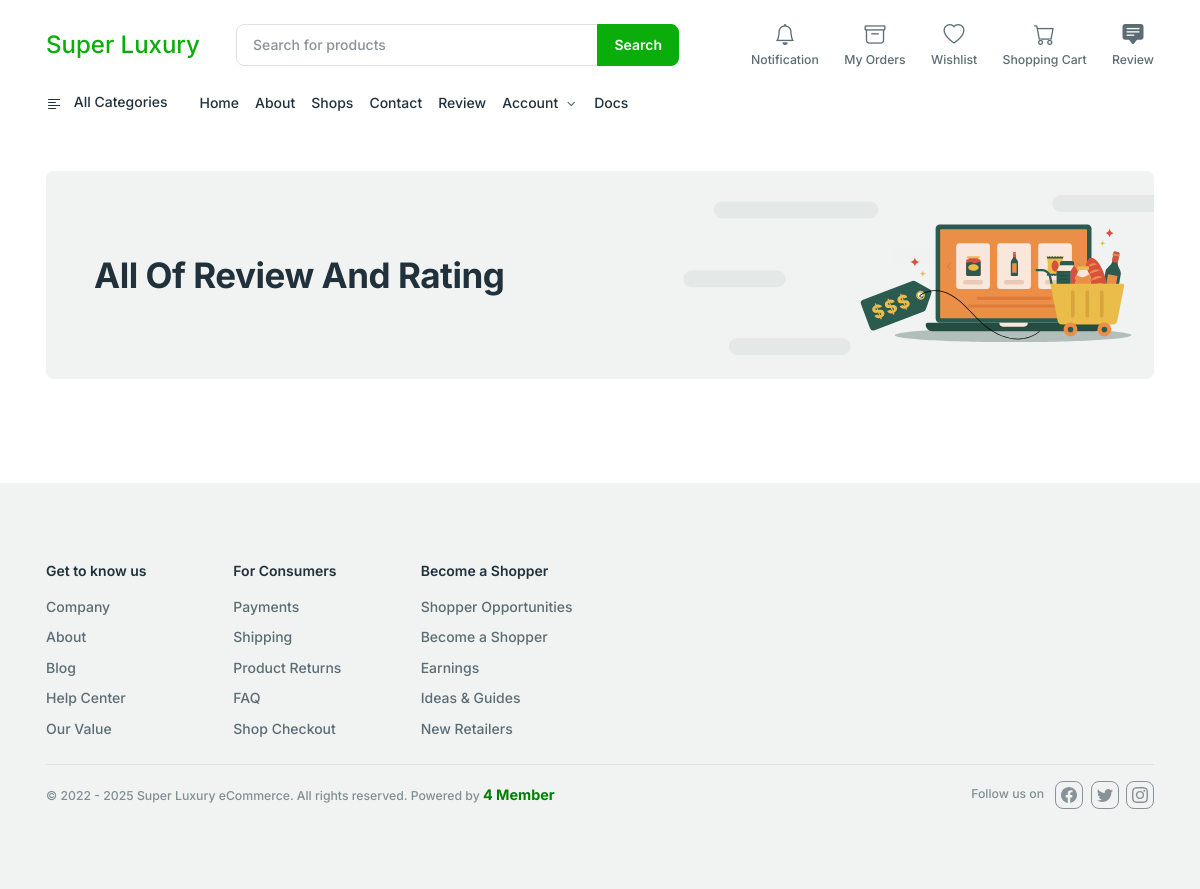
The page /review/ on the database as committed earlier.
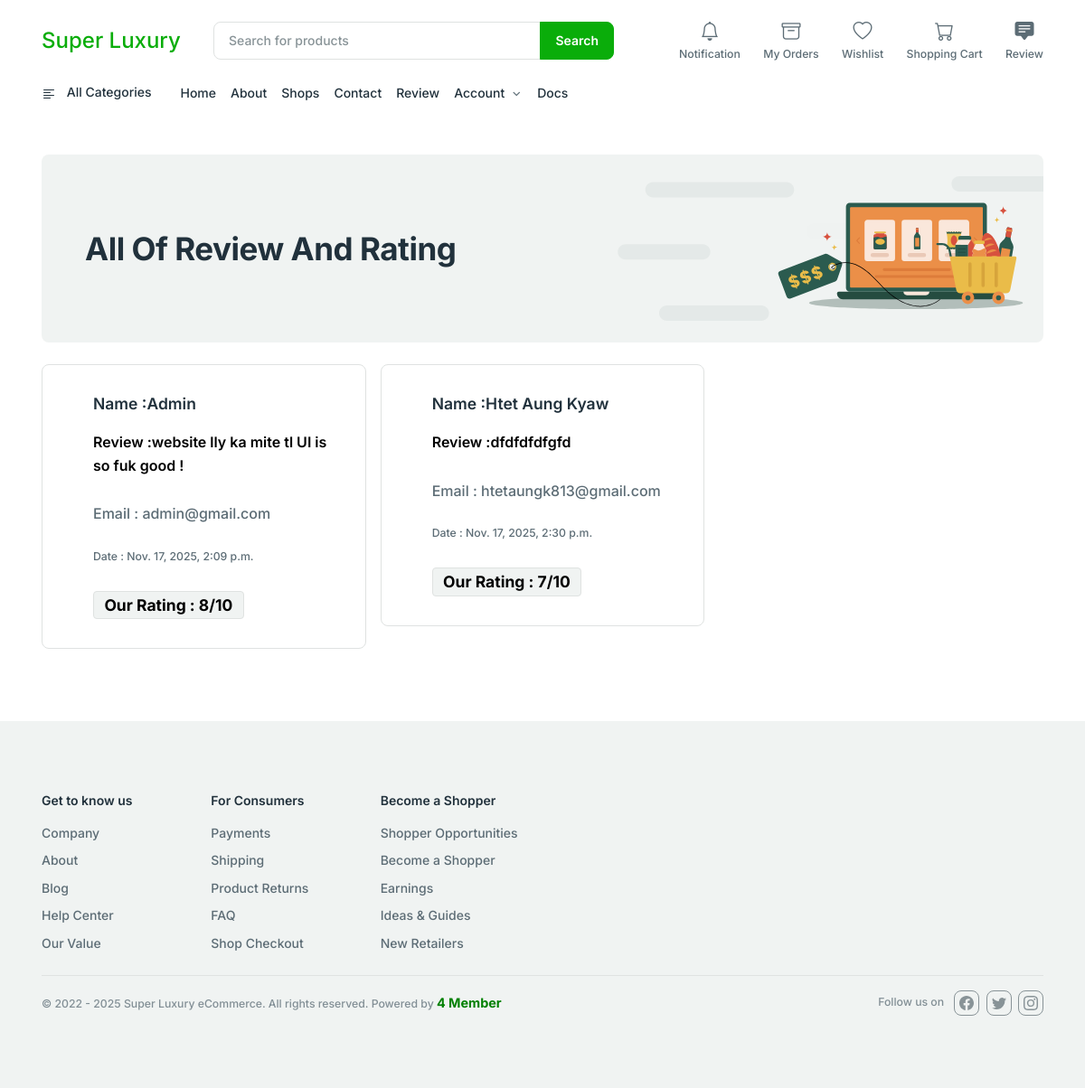
The same page on the database as committed later.
### sneaker_shop/models.py (models this page shows, shortened)
class Review(models.Model):
    username = models.CharField(max_length=100,null=False)
    email = models.EmailField(max_length=100,null=False)
    content_rev = models.TextField(null=False)
    rating = models.CharField(max_length=100,null=False)
    created_at = models.DateTimeField(auto_now_add=True)
    updated_at = models.DateTimeField(auto_now=True)

### sneaker_shop/views.py (the view)
# urls.py: path('review/',views.ReviewPage, name='review'),
def ReviewPage(request):
   reviews = Review.objects.all()
   context = {
      'reviews':reviews
   }
   return render(request,'review.html',context)

### dashboard/context_processors.py (called while the page is built)
def unread_count(request):
    if request.user.is_authenticated:
        count = Notification.objects.filter(user = request.user, is_read = False, is_delete = False).count()
    else:
        count = 0
    return {'unread_count':count}

### sneaker_shop/templates/review.html (shortened to what this page needs)
{% extends 'base.html' %}
{% block content %}
{% include 'navbar.html'%}
<main>
    <section class="mt-8">
        <div class="container">
            <div class="row">
                <div class="col-12">
                    <div class="bg-light d-flex justify-content-between ps-md-10 ps-6 rounded">
                        <div class="d-flex align-items-center">
                            <h1 class="mb-0 fw-bold">All Of Review And Rating</h1>
                        </div>
                        <div class="py-6">
                            <img src="../assets/images/svg-graphics/store-graphics.svg" alt="" class="img-fluid" />
                        </div>
                    </div>
                </div>
            </div>
        </div>
    </section>
    <section class="mt-6 mb-lg-14 mb-8">
        <div class="container">
            <div class="row row-cols-1 row-cols-md-2 row-cols-lg-3 g-4 g-lg-4">
                {% for review in reviews %}
                <div class="col">
                    <div class="card flex-row p-8 card-product">
                        <div class="ms-6">
                            <h5 class="mb-1"><a href="#!" class="text-inherit"> Name :{{review.username}}</a></h5>
                            <div class="small text-muted mt-5">
                                <span style="font-size: 16px;"><p style="font-weight: 600;color: black;">Review :{{review.content_rev}}</p> </span>
                            </div>
                            <div class="py-3 mt-3">
                                <ul class="list-unstyled mb-0 small">
                                    <li style="font-size: 16px;">Email : {{review.email}}</li>
                                </ul>
                            </div>
                            <div class="py-3">
                                <ul class="list-unstyled mb-0 small">
                                    <li>Date : {{review.created_at}}</li>
                                </ul>
                            </div>
                            <div class="mt-4">
                                <div class="badge text-bg-light border fs-5 ">Our Rating : {{review.rating}}/10</div>
                            </div>
                        </div>
                    </div>
                </div>
                {% endfor %}
            </div>
        </div>
    </section>
</main>
{% include 'footer.html' %}
{% endblock %}

### templates/base.html (shortened to what this page needs)
{% load static %}
<!DOCTYPE html>
<html lang="en">
<head>
    <link href="{% static 'libs/tiny-slider/dist/tiny-slider.css' %}" rel="stylesheet" />
    <link href="{% static 'libs/slick-carousel/slick/slick.css' %}" rel="stylesheet" />
    <link href="{% static 'libs/slick-carousel/slick/slick.css' %}" rel="stylesheet" />
    <link href="{% static 'libs/bootstrap-icons/font/bootstrap-icons.min.css' %}" rel="stylesheet" />
    <link href="{% static 'libs/feather-webfont/dist/feather-icons.css'%}" rel="stylesheet" />
    <link href="{% static 'libs/simplebar/dist/simplebar.min.css' %}" rel="stylesheet" />
    <link href="{% static 'libs/tiny-slider/dist/tiny-slider.css' %}" rel="stylesheet" />
    <link href="{% static 'libs/slick-carousel/slick/slick.css'%}" rel="stylesheet" />
    <link href="{% static 'libs/slick-carousel/slick/slick-theme.css'%}" rel="stylesheet" />
    <link href="{% static 'libs/bootstrap-icons/font/bootstrap-icons.min.css'%}" rel="stylesheet" />
    <link href="{% static 'libs/feather-webfont/dist/feather-icons.css'%}" rel="stylesheet" />
    <link href="{%static 'libs/simplebar/dist/simplebar.min.css'%}" rel="stylesheet" />
    <link rel="stylesheet" href="{% static 'css/theme.min.css' %}" />
</head>
<body>
    {% block content %}{% endblock %}
</body>
</html

### templates/navbar.html (shortened to what this page needs)
{% block content %}
<header>
    <div class="container">
        <div class="row align-items-center pt-6 pb-4 mt-4 mt-lg-0">
            <div class="col-xl-2 col-md-3 mb-4 mb-md-0 col-12 text-center text-md-start">
                <a href="/" style="font-size: 1.5rem;">Super Luxury</a>
            </div>
            <div class="col-xxl-6 col-xl-5 col-lg-6 col-md-9">
                <form action="{% url 'search_by'%}" method="GET">
                    <div class="input-group">
                        <input class="form-control" type="search" name="keyword" placeholder="Search for products"
                            aria-label="Recipient's username" aria-describedby="button-addon2" />
                        <button class="btn btn-primary" type="button" id="button-addon2">Search</button>
                    </div>
                </form>
            </div>
            <div class="col-xxl-4 col-xl-5 col-lg-3 d-none d-lg-block">
                <div class="d-flex align-items-center justify-content-between ms-4">
                    <div class="text-center">
                        <div class="ms-6 text-center">
                            <a href="{% url 'user_message' %}" class="text-reset">
                                <div class="lh-1">
                                    <div class="position-relative d-inline-block mb-2">
                                        <i class="bi bi-bell fs-4"></i>
                                    </div>
                                    <p class="mb-0 d-none d-xl-block small">Notification</p>
                                </div>
                            </a>
                        </div>
                    </div>
                    <div class="ms-6 text-center">
                        <a href="{% url 'order_list'%}" class="text-reset">
                            <div class="lh-1">
                                <div class="mb-2">
                                    <i class="bi bi-archive fs-4"></i>
                                </div>
                                <p class="mb-0 d-none d-xl-block small">My Orders</p>
                            </div>
                        </a>
                    </div>
                    <div class="ms-6 text-center">
                        <a href="{% url 'wishlist' %}" class="text-reset">
                            <div class="lh-1">
                                <div class="position-relative d-inline-block mb-2">
                                    <i class="bi bi-heart fs-4"></i>
                                </div>
                                <p class="mb-0 d-none d-xl-block small">Wishlist</p>
                            </div>
                        </a>
                    </div>
                    <div class="ms-6 text-center">
                        <a href="{% url 'cart' %}" class="text-reset">
                            <div class="lh-1">
                                <div class="position-relative d-inline-block mb-2">
                                    <i class="bi bi-cart fs-4"></i>
                                </div>
                                <p class="mb-0 d-none d-xl-block small">Shopping Cart</p>
                            </div>
                        </a>
                    </div>
                    <div class="ms-6 text-center">
                        <a href="#" class="text-reset" data-bs-toggle="modal" data-bs-target="#userModal">
                            <div class="lh-1">
                                <div class="mb-2">
                                    <i class="bi bi-chat-square-text-fill fs-4"></i>
                                </div>
                                <p class="mb-0 d-none d-xl-block small">Review</p>
                            </div>
                        </a>
                    </div>
                </div>
            </div>
        </div>
    </div>
</header>
<nav class="navbar navbar-expand-lg navbar-light navbar-default p-0 p-sm-0 navbar-offcanvas-color"
    aria-label="Offcanvas navbar large">
    <div class="container">
        <div class="offcanvas offcanvas-start" tabindex="-1" id="navbar-default" aria-labelledby="navbar-defaultLabel">
            <div class="offcanvas-body">
                <div>
                    <ul class="navbar-nav align-items-center">
                        <li class="dropdown me-6 d-none d-lg-block">
                            <a href="#" class="text-inherit" data-bs-toggle="dropdown" aria-expanded="false">
                                All Categories
                            </a>
                        </li>
                    </ul>
                    <li class="nav-item ">
                        <a class="nav-link " href="/" aria-expanded="false">Home</a>
                    </li>
                    <li class="nav-item ">
                        <a class="nav-link " href="{% url 'about'%}" aria-expanded="false">About</a>
                    </li>
                    <li class="nav-item ">
                        <a class="nav-link " href="{% url 'productlist'%}" aria-expanded="false">Shops</a>
                    </li>
                    <li class="nav-item ">
                        <a class="nav-link " href="{% url 'contact'%}" aria-expanded="false">Contact</a>
                    </li>
                    <li class="nav-item ">
                        <a class="nav-link " href="{% url 'review'%}" aria-expanded="false">Review</a>
                    </li>
                    <li class="nav-item dropdown">
                        <a class="nav-link dropdown-toggle" href="#" role="button" data-bs-toggle="dropdown"
                            aria-expanded="false">Account</a>
                    </li>
                    <li class="nav-item dropdown dropdown-flyout">
                        <a class="nav-link" href="#" id="navbarDropdownDocs" role="button" data-bs-toggle="dropdown"
                            aria-haspopup="true" aria-expanded="false">Docs</a>
                    </li>
                </div>
            </div>
        </div>
    </div>
</nav>
{% endblock %}

### templates/footer.html (shortened to what this page needs)
{% block content %}
<footer class="footer">
    <div class="container">
        <div class="row g-4 py-4">
            <div class="col-12 col-md-12 col-lg-8">
                <div class="row g-4">
                    <div class="col-6 col-sm-6 col-md-3">
                        <h6 class="mb-4">Get to know us</h6>
                        <ul class="nav flex-column">
                            <li class="nav-item mb-2"><a href="#!" class="nav-link">Company</a></li>
                            <li class="nav-item mb-2"><a href="#!" class="nav-link">About</a></li>
                            <li class="nav-item mb-2"><a href="#1" class="nav-link">Blog</a></li>
                            <li class="nav-item mb-2"><a href="#!" class="nav-link">Help Center</a></li>
                            <li class="nav-item mb-2"><a href="#!" class="nav-link">Our Value</a></li>
                        </ul>
                    </div>
                    <div class="col-6 col-sm-6 col-md-3">
                        <h6 class="mb-4">For Consumers</h6>
                        <ul class="nav flex-column">
                            <li class="nav-item mb-2"><a href="#!" class="nav-link">Payments</a></li>
                            <li class="nav-item mb-2"><a href="#!" class="nav-link">Shipping</a></li>
                            <li class="nav-item mb-2"><a href="#!" class="nav-link">Product Returns</a></li>
                            <li class="nav-item mb-2"><a href="#!" class="nav-link">FAQ</a></li>
                            <li class="nav-item mb-2"><a href="shop-checkout.html" class="nav-link">Shop Checkout</a>
                            </li>
                        </ul>
                    </div>
                    <div class="col-6 col-sm-6 col-md-3">
                        <h6 class="mb-4">Become a Shopper</h6>
                        <ul class="nav flex-column">
                            <li class="nav-item mb-2"><a href="#!" class="nav-link">Shopper Opportunities</a></li>
                            <li class="nav-item mb-2"><a href="#!" class="nav-link">Become a Shopper</a></li>
                            <li class="nav-item mb-2"><a href="#!" class="nav-link">Earnings</a></li>
                            <li class="nav-item mb-2"><a href="#!" class="nav-link">Ideas & Guides</a></li>
                            <li class="nav-item mb-2"><a href="#!" class="nav-link">New Retailers</a></li>
                        </ul>
                    </div>
                </div>
            </div>
        </div>
        <div class="border-top py-4">
            <div class="row align-items-center">
                <div class="col-md-6">
                    <span class="small text-muted">
                        © 2022
                        <span id="copyright">
                            -
                        </span>
                      Super Luxury eCommerce. All rights reserved. Powered by <span style="color: green; font-size: .9rem; font-weight: bold;">4 Member</span>
                    </span>
                </div>
                <div class="col-md-6">
                    <ul class="list-inline text-md-end mb-0 small mt-3 mt-md-0">
                        <li class="list-inline-item text-muted">Follow us on</li>
                        <li class="list-inline-item me-1">
                            <a href="#!" class="btn btn-xs btn-social btn-icon">
                            </a>
                        </li>
                        <li class="list-inline-item me-1">
                            <a href="#!" class="btn btn-xs btn-social btn-icon">
                            </a>
                        </li>
                        <li class="list-inline-item">
                            <a href="#!" class="btn btn-xs btn-social btn-icon">
                            </a>
                        </li>
                    </ul>
                </div>
            </div>
        </div>
    </div>
</footer>
{% endblock %}

Rows that differ between the two databases and show on the page:
added Review: username "Admin", content_rev "website lly ka mite tl UI is so fuk good !", email "admin@gmail.com", created_at "Nov. 17, 2025, 2:09 p.m.", rating "8"
added Review: username "Htet Aung Kyaw", content_rev "dfdfdfdfgfd", email "htetaungk813@gmail.com", created_at "Nov. 17, 2025, 2:30 p.m.", rating "7"
